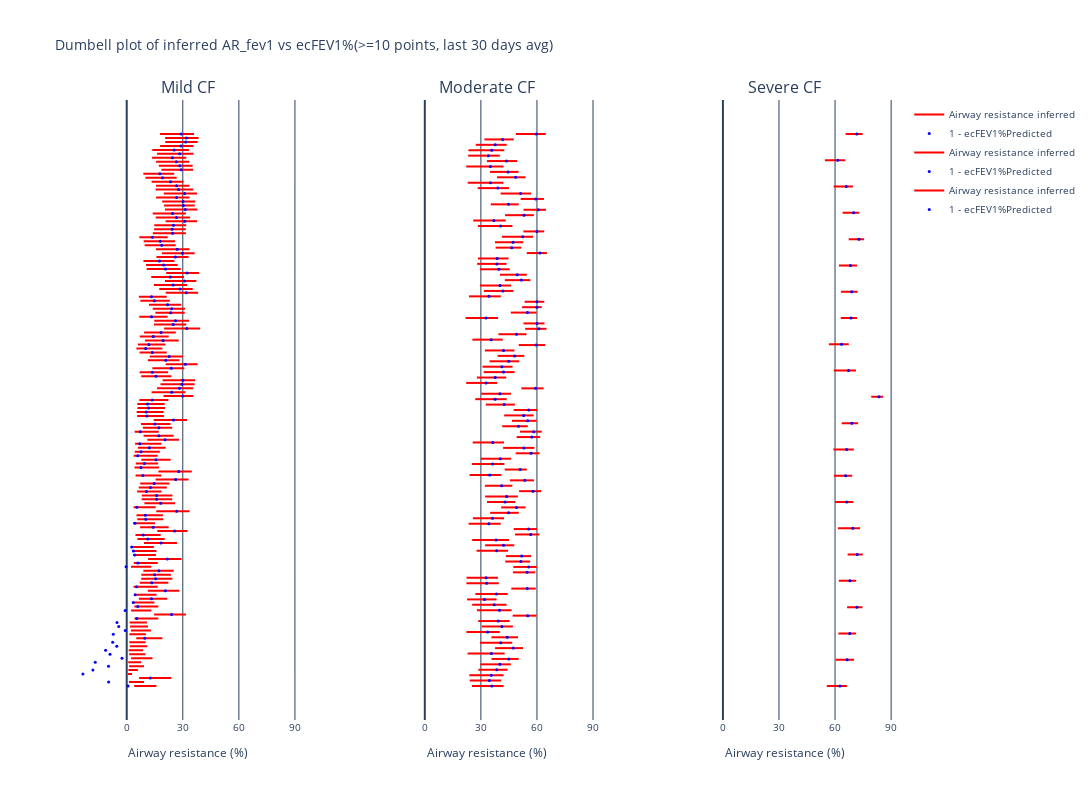

Here is the notebook cell this chart was saved with:
### Code cell
# Adding 2nd day massively reduces the AR compared to examples with low ecFEV1

import plotly.graph_objects as go

df_to_plot = df_ar_fev1_dumbell
ar_col = "AR_fev1"
df_to_plot = df_ar_fev1_o2_dumbell
ar_col = "AR_fev1_o2"
# df_to_plot = df_ar_fev1_o2_2d_dumbell
# ar_col = "AR_fev1_o2_2d"
# df_to_plot = df_ar_fev1_o2_fef2575_2d_dumbell
# ar_col = "AR_fev1_o2_fef2575_2d"
df_to_plot = df_ar_fev1_fef2575_2d_dumbell
ar_col = "AR_fev1_fef2575_2d"

title = f"Dumbell plot of inferred {ar_col} vs ecFEV1%(>={min_datapoints} points, last 30 days avg)"


fig = make_subplots(1, 3, horizontal_spacing=0.1, 
                    column_titles=["Mild CF", "Moderate CF", "Severe CF"])


def plot_dumbell_for_df(fig, df, measures, col):
    # For measure[0]
    mask = df["measure"] == measures[0]
    for id in df[mask]["ID"].unique():
        mask_id = df["ID"] == id
        # Add mask
        mask_final = mask_id & mask
        fig.add_trace(
            go.Scatter(
                x=df[mask_final]["value"],
                y=df[mask_final]["ID"],
                mode="lines",
                name="Airway resistance inferred",
                marker=dict(size=2, color="red"),
                line=dict(width=2),
                # legendgroup="Airway resistance predicted",  # Add legend group
                showlegend=True if id == df[mask]["ID"].unique()[0] else False,  # Only show legend for first trace
            ),
            row=1,
            col=col,
        )
    # For measure[1]
    mask = df["measure"] == measures[1]
    fig.add_trace(
        go.Scatter(
            x=df[mask]["value"],
            y=df[mask]["ID"],
            mode="markers",
            name="1 - ecFEV1%Predicted",
            marker=dict(size=3, color="blue"),
            # legendgroup="1 - ecFEV1%Predicted",  # Add legend group
        ),
        row=1,
        col=col,
    )

# df_to_plot = df_ar_fev1_o2_2d_dumbell
# ar_col = "AR_fev1_o2_2d"


# Split dataframe between mild, moderate and severe CF lung disease
# Equivalent to Mean AR_ecFEV1% < 30%, 30 to 60 and > 60%
# Get unique IDs and their corresponding Mean AR_ecFEV1% values
mask_ecfev1 = df_to_plot["measure"] == f"Mean {ar_col} prediction"

id_ecfev1_values = df_to_plot[mask_ecfev1].groupby("ID")["value"].mean()

# Split IDs into three groups based on ecFEV1% values
mild_ids = id_ecfev1_values[id_ecfev1_values < 30].index
moderate_ids = id_ecfev1_values[(id_ecfev1_values >= 30) & (id_ecfev1_values <= 60)].index
severe_ids = id_ecfev1_values[id_ecfev1_values > 60].index

# Create the three dataframes
df_mild = df_to_plot[df_to_plot["ID"].isin(mild_ids)]
df_moderate = df_to_plot[df_to_plot["ID"].isin(moderate_ids)]
df_severe = df_to_plot[df_to_plot["ID"].isin(severe_ids)]

# Print the sizes to verify
print(f"Mild size: {len(df_mild)}")
print(f"Moderate size: {len(df_moderate)}")
print(f"Severe size: {len(df_severe)}")

# Plot the three groups
plot_dumbell_for_df(fig, df_mild, [f"Mean {ar_col} dist", "Mean AR_ecFEV1%"], 1)
plot_dumbell_for_df(fig, df_moderate, [f"Mean {ar_col} dist", "Mean AR_ecFEV1%"], 2)
plot_dumbell_for_df(fig, df_severe, [f"Mean {ar_col} dist", "Mean AR_ecFEV1%"], 3)


# Split the dataframe into 3 roughly equal parts
#
#
# ids = df_ar_fev1_o2_fef2575_2d.ID.unique()
# chunk_size = int(np.ceil(len(ids) // 3))
#
# # Get first chunk
# chunk1_ids = ids[0:chunk_size]
#
# # Get second chunk
# chunk2_ids = ids[chunk_size:2*chunk_size]
#
# # Get third chunk
# chunk3_ids = ids[2*chunk_size:len(ids)]
#
# # Create the three dataframes
# df_ar_fev1_o2_fef2575_2d_chunk1 = df_ar_fev1_o2_fef2575_2d.set_index("ID").loc[chunk1_ids].reset_index()
# df_ar_fev1_o2_fef2575_2d_chunk2 = df_ar_fev1_o2_fef2575_2d.set_index("ID").loc[chunk2_ids].reset_index()
# df_ar_fev1_o2_fef2575_2d_chunk3 = df_ar_fev1_o2_fef2575_2d.set_index("ID").loc[chunk3_ids].reset_index()
#
# Print the sizes to verify
# print(f"Chunk 1 size: {len(df_ar_fev1_o2_fef2575_2d_chunk1)}")
# print(f"Chunk 2 size: {len(df_ar_fev1_o2_fef2575_2d_chunk2)}")
# print(f"Chunk 3 size: {len(df_ar_fev1_o2_fef2575_2d_chunk3)}")
#
# plot_dumbell_for_df(fig, df_ar_fev1_o2_fef2575_2d_chunk1, ["Mean AR_fev1_o2_fef2575_2d dist", "Mean AR_ecFEV1%"], 3)
# plot_dumbell_for_df(fig, df_ar_fev1_o2_fef2575_2d_chunk2, ["Mean AR_fev1_o2_fef2575_2d dist", "Mean AR_ecFEV1%"], 2)
# plot_dumbell_for_df(fig, df_ar_fev1_o2_fef2575_2d_chunk3, ["Mean AR_fev1_o2_fef2575_2d dist", "Mean AR_ecFEV1%"], 1)


# Compare different models
#
#
# plot_dumbell_for_df(fig, df_ar_fev1_o2, ["Mean AR_fev1_o2 dist", "Mean AR_ecFEV1%"], 1)
# plot_dumbell_for_df(fig, df_ar_fev1_o2_2d, ["Mean AR_fev1_o2_2d dist", "Mean AR_ecFEV1%"], 2)


fig.update_layout(
    height=800,
    # height=1800,
    width=1200,
    font=dict(size=10),
    showlegend=True,
    title=title,
    plot_bgcolor="white",
    paper_bgcolor="white",
)
print(min(df_to_plot["value"]))
fig.update_xaxes(
    range=[-25, 91],
    tickvals=[0, 30, 60, 90],
    title=AR.name,
    gridcolor="#2a3f5f",
    zeroline=True,
    zerolinecolor="#2a3f5f",
    zerolinewidth=2,
)
fig.update_yaxes(
    showticklabels=False,
    showgrid=False,
    gridcolor="#2a3f5f",
    zeroline=True,
    zerolinecolor="#2a3f5f",
    zerolinewidth=2,
)
fig.write_image(f"{dh.get_path_to_main()}PlotsBreathe/Dumbell_plot_AR_ecFEV1_by_severity/{title}.pdf")
fig.show()

# On this plot, if a person is very sick, it's best fev1 measurement will contain a lot of inflammatory markers (sputum, airway wall inflammation).
# The sicker the person,the more underestimated the AR pred is because the maximum FEV1 blown is not healthy.
# Let's add the FEF25-75.

# 60% of data falls within red band

# TODO: add vertical lines corresponding to key AR values

# Longitudinal AR profile on the web app
